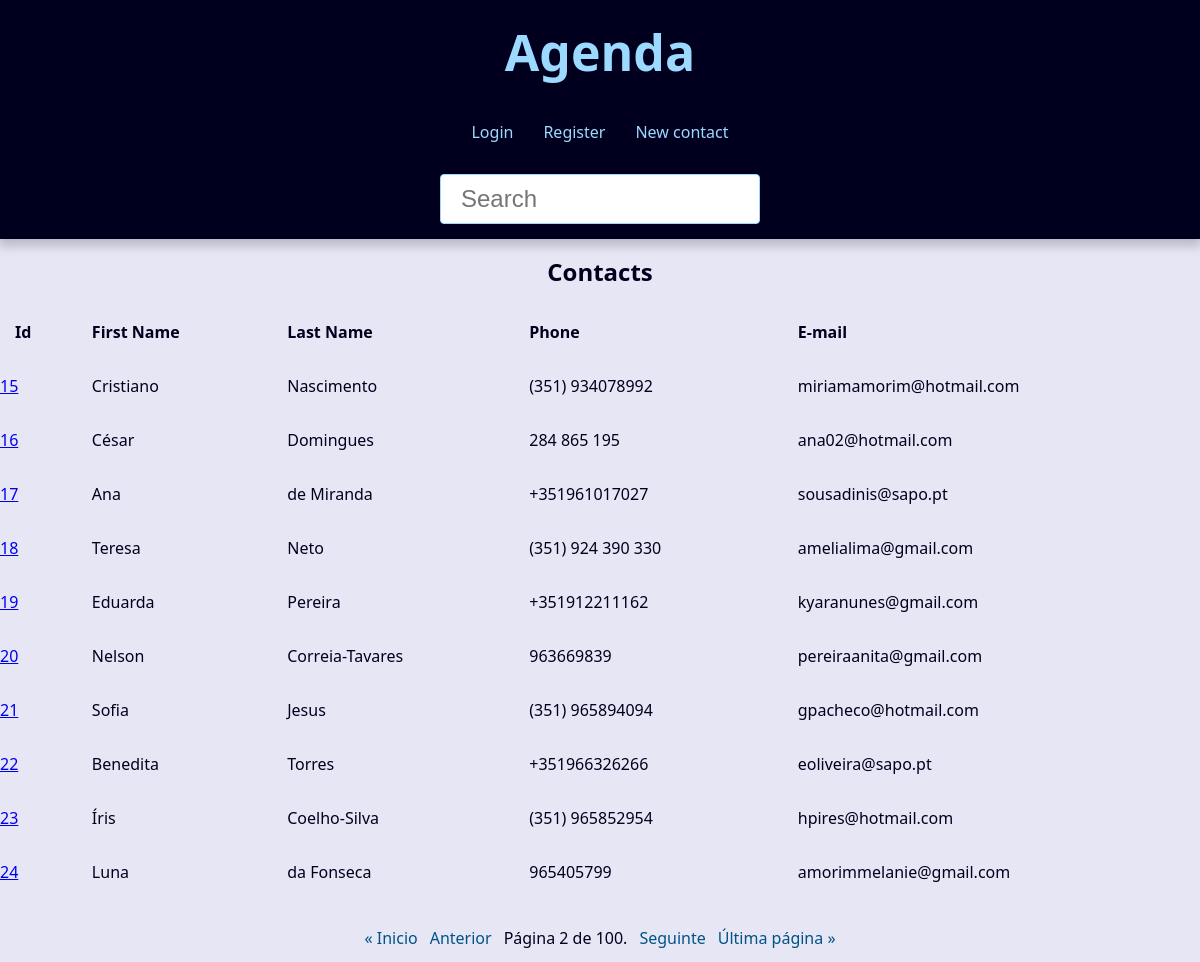
/?page=2&caixa_pesquisa=, run on the app's committed database.
### contact/models.py (models this page shows, shortened)
class Contact(models.Model):
    first_name = models.CharField(max_length=20)
    last_name = models.CharField(max_length=20)
    phone = models.CharField(max_length=12)
    email = models.EmailField(max_length=100,blank=True)
    created_date = models.DateTimeField(default=timezone.now)
    description = models.TextField(blank=True)
    picture = models.ImageField(blank=True,upload_to='pictures/%Y/%m/')
    category = models.ForeignKey(Category, on_delete=models.SET_NULL, blank=True, null=True)
    owner = models.ForeignKey(User, on_delete=models.SET_NULL, blank=True, null=True)
    show = models.BooleanField(default=True)

### contact/views.py (the view)
# urls.py: path('', views.index, name="index"),
def index(request):
    c = Contact.objects.filter(show=True)
    paginator = Paginator(c, 10)  # Show 10 contacts per page.
    page_number = request.GET.get("page")
    page_obj = paginator.get_page(page_number)
    contexto = {
        "title": "Página Inicial",
        "page_obj": page_obj
        }
    return render (
        request,
        'contact/index.html',
        contexto
    )

### contact/templates/contact/index.html (shortened to what this page needs)
{% extends "global/base.html" %}
{% block content %}
{% if page_obj %}
<div class="responsive-table">
    <table class="contacts-table">
        <caption class="table-caption">Contacts</caption>
        <thead>
            <tr class="table-row table-row-header">
                <th class="table-header">Id</th>
                <th class="table-header">First Name</th>
                <th class="table-header">Last Name</th>
                <th class="table-header">Phone</th>
                <th class="table-header">E-mail</th>
            </tr>
        </thead>
        <tbody>
            {% for contact in page_obj %}
                <tr>
                    <td class="table-cell"><a href="{% url "contact:contact" contact.id %}">{{ contact.id }}</a></td>
                    <td class="table-cel">{{ contact.first_name }}</td>
                    <td class="table-cel">{{ contact.last_name}}</td>
                    <td class="table-cel">{{ contact.phone}}</td>
                    <td class="table-cel">{{ contact.email}}</td>
                </tr>
            {% endfor %}
        </tbody>
    </table>
</div>
{% else %}
    <h1 class="single-contact">Nenhum contato encontrado!</h1>
{% endif %}
{% endblock content %}

### base_static/global/css/style.css (style rules this page uses)
:root { --spacing: 1.5rem; --link-dark-color: rgb(0, 83, 134); --link-light-color: rgb(156, 217, 255); --clr-white: rgb(245, 245, 255); --clr-black: rgb(0, 0, 30); --clr-light-gray: rgb(230, 230, 245); --clr-dark-shadow-5: rgba(0, 0, 10, 5%); --clr-dark-shadow-10: rgba(0, 0, 10, 10%); --clr-dark-shadow-20: rgba(0, 0, 10, 20%); --clr-light-shadow-5: rgba(200, 200, 255, 5%); --clr-light-shadow-10: rgba(200, 200, 255, 10%); --clr-light-shadow-20: rgba(200, 200, 255, 20%); --main-page-width: 120rem; --table-min-width: 60rem; --biggest-font-size: 5rem; --bigger-font-size: 4rem; --big-font-size: 3.2rem; --medium-font-size: 2.4rem; --small-font-size: 1.6rem; --smaller-font-size: 1.4rem; --smallest-font-size: 1.2rem; --transition-fast: 300ms; --transition-medium: 600ms; --transition-slow: 1s; --default-border-radius: 4px; }
*, *::before, *::after { margin: 0; padding: 0; box-sizing: border-box; }
html { font-size: 62.5%; }
body { font-family: system-ui, -apple-system, BlinkMacSystemFont, 'Segoe UI', Roboto, Oxygen, Ubuntu, Cantarell, 'Open Sans', 'Helvetica Neue', sans-serif; line-height: 1.5; font-size: var(--small-font-size); color: var(--clr-black); -webkit-font-smoothing: antialiased; background: var(--clr-light-gray); }
.responsive-table { width: 100%; overflow-x: auto; }
.contacts-table { width: 100%; min-width: var(--table-min-width); border-collapse: collapse; }
.table-caption { font-size: var(--medium-font-size); font-weight: bold; padding: var(--spacing); }
.table-row { text-align: left; text-overflow: ellipsis; transition: background-color var(--transition-fast) ease-in-out; }
.table-row-header { background: var(--clr-light-gray); color: var(--clr-black); }
.table-cel, .table-header { padding: var(--spacing); }

### data on the page
Contact: id "15", first_name "Cristiano", last_name "Nascimento", phone "(351) 934078992", email "miriamamorim@hotmail.com"
Contact: id "16", first_name "César", last_name "Domingues", phone "284 865 195", email "ana02@hotmail.com"
Contact: id "17", first_name "Ana", last_name "de Miranda", phone "+351961017027", email "sousadinis@sapo.pt"
Contact: id "18", first_name "Teresa", last_name "Neto", phone "(351) 924 390 330", email "amelialima@gmail.com"
Contact: id "19", first_name "Eduarda", last_name "Pereira", phone "+351912211162", email "kyaranunes@gmail.com"
Contact: id "20", first_name "Nelson", last_name "Correia-Tavares", phone "963669839", email "pereiraanita@gmail.com"
Contact: id "21", first_name "Sofia", last_name "Jesus", phone "(351) 965894094", email "gpacheco@hotmail.com"
Contact: id "22", first_name "Benedita", last_name "Torres", phone "+351966326266", email "eoliveira@sapo.pt"
Contact: id "23", first_name "Íris", last_name "Coelho-Silva", phone "(351) 965852954", email "hpires@hotmail.com"
Contact: id "24", first_name "Luna", last_name "da Fonseca", phone "965405799", email "amorimmelanie@gmail.com"

### other printed values
{{ page_obj.number }} "2"
{{ page_obj.paginator.num_pages }} "100"
